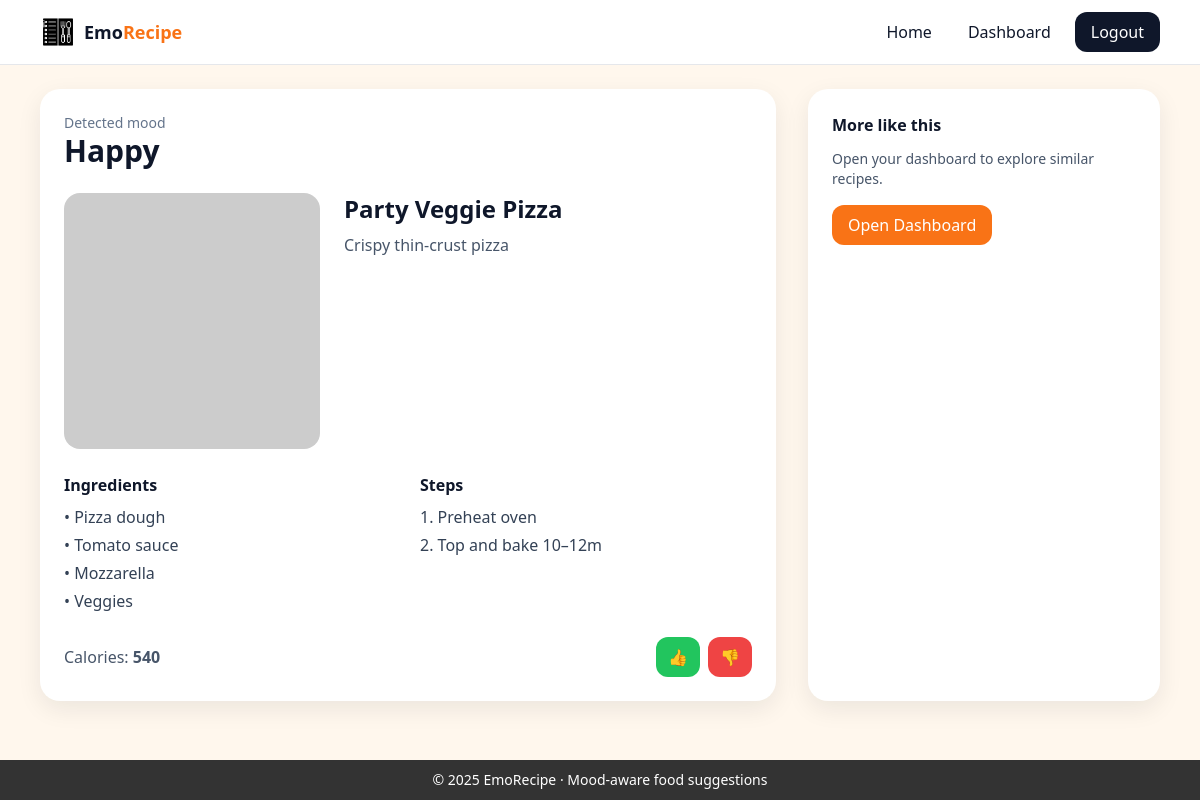
The page /recipe/2?mood=happy (signed in) on the database its author committed.
### tables this page shows
CREATE TABLE recipes (
  id INTEGER PRIMARY KEY AUTOINCREMENT,
  title TEXT NOT NULL,
  description TEXT,
  ingredients TEXT NOT NULL,  -- JSON array
  steps TEXT NOT NULL,        -- JSON array
  calories INTEGER DEFAULT 0,
  mood_tag TEXT NOT NULL,     -- celebration | chocolate | comfort | high_protein | fresh
  image_url TEXT,
  rating REAL DEFAULT 4.5
);

### app.py (the view)
@app.get("/recipe/<int:rid>")
def recipe_view(rid: int):
    recipe = query_one("SELECT * FROM recipes WHERE id = ?", (rid,))
    if not recipe:
        flash("Recipe not found", "error")
        return redirect(url_for("home"))
    recipe = dict(recipe)
    recipe["ingredients"] = json.loads(recipe["ingredients"])
    recipe["steps"] = json.loads(recipe["steps"])
    recipe_title_sanitized = recipe["title"].replace(" ", "+")
    recipe["image_url"] = f"https://placehold.co/600x450/f97316/fff?text={recipe_title_sanitized}"
    return render_template("mood_based_recipe_card.html", recipe=recipe, mood=request.args.get("mood", ""), config=app.config)

### database/db_helper.py (called while the page is built)
def _connect():
    con = sqlite3.connect(current_app.config["DATABASE_PATH"])
    con.row_factory = sqlite3.Row
    return con

def get_db():
    if "db" not in g:
        g.db = _connect()
    return g.db

def query_one(sql: str, params: tuple = ()):
    cur = get_db().execute(sql, params)
    row = cur.fetchone()
    cur.close()
    return row

### templates/mood_based_recipe_card.html (shortened to what this page needs)
{% extends "base.html" %}
{% block content %}
<div class="grid md:grid-cols-3 gap-8">
  <div class="md:col-span-2 card-soft bg-white p-6">
    <div class="text-sm text-slate-500">Detected mood</div>
    <h2 class="text-3xl font-bold capitalize">{{ mood }}</h2>
    <div class="mt-6 flex flex-col md:flex-row gap-6">
      {% if recipe.image_url %}
        <img src="{{ recipe.image_url }}" class="w-full md:w-64 h-64 object-cover rounded-2xl" alt="">
      {% endif %}
      <div>
        <h3 class="text-2xl font-semibold">{{ recipe.title }}</h3>
        <p class="text-slate-600 mt-2">{{ recipe.description }}</p>
      </div>
    </div>
    <div class="mt-6 grid md:grid-cols-2 gap-6">
      <div>
        <h4 class="font-semibold mb-2">Ingredients</h4>
        <ul class="space-y-1 text-slate-700">
          {% for x in recipe.ingredients %}
          <li>• {{ x }}</li>
          {% endfor %}
        </ul>
      </div>
      <div>
        <h4 class="font-semibold mb-2">Steps</h4>
        <ol class="list-decimal list-inside space-y-1 text-slate-700">
          {% for s in recipe.steps %}
          <li>{{ s }}</li>
          {% endfor %}
        </ol>
      </div>
    </div>
    <div class="mt-6 flex items-center justify-between">
      <span class="text-slate-600">Calories: <strong>{{ recipe.calories }}</strong></span>
      <div class="flex gap-2">
        <button class="px-3 py-2 rounded-xl bg-green-500 text-white"
                onclick="sendFeedback({{ recipe.id }}, '{{ mood }}','up')">👍</button>
        <button class="px-3 py-2 rounded-xl bg-red-500 text-white"
                onclick="sendFeedback({{ recipe.id }}, '{{ mood }}','down')">👎</button>
      </div>
    </div>
  </div>
  <aside class="card-soft bg-white p-6">
    <h4 class="font-semibold mb-3">More like this</h4>
    <p class="text-sm text-slate-600">Open your dashboard to explore similar recipes.</p>
    <a href="/dashboard" class="inline-block mt-4 btn-accent px-4 py-2 rounded-xl">Open Dashboard</a>
  </aside>
</div>
{% endblock %}

### static/css/style.css (style rules this page uses)
:root { --ink:#0f172a; --muted:#64748b; --accent:#f97316; --mint:#10b981; --cream:#fff7ed; }
body { background:var(--cream); color:var(--ink); }
.card-soft { box-shadow:0 8px 24px rgba(15,23,42,.08); border-radius:1.25rem; }
.btn-accent { background:var(--accent); color:#fff; }

### rows shown on the page
recipes: title "Party Veggie Pizza", description "Crispy thin-crust pizza", calories "540"

### other values the page prints
{{ mood }} "Happy"
{{ x }} "Pizza dough" "Tomato sauce" "Mozzarella" "Veggies"
{{ s }} "Preheat oven" "Top and bake 10–12m"
